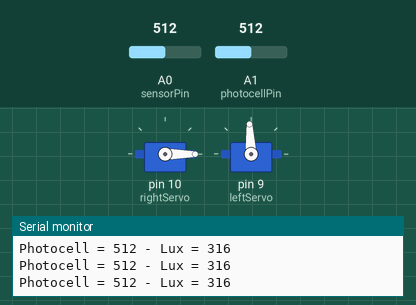
This sketch was run on a simulated Arduino Uno, built with avr-gcc and run on an emulated ATmega328P. Parts: 2 × servo, the last lines printed to the serial monitor. Inputs (shaded band) come from the test bench; at power-on: A0 (sensorPin) = 512, A1 (photocellPin) = 512.

Above: at 1.2 s.
1.3 s: A0 (sensorPin) set to 364
4.3 s: A0 (sensorPin) set to 354
At 5.5 s:
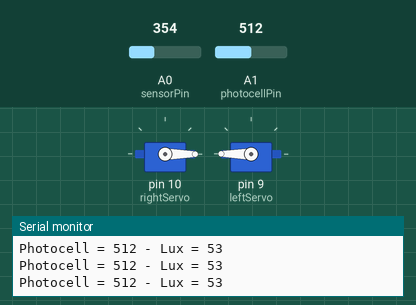
5.8 s: A1 (photocellPin) set to 548
At 6.1 s:
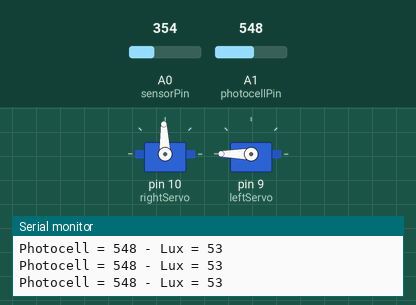
7.3 s: A1 (photocellPin) set to 520
At 7.9 s:
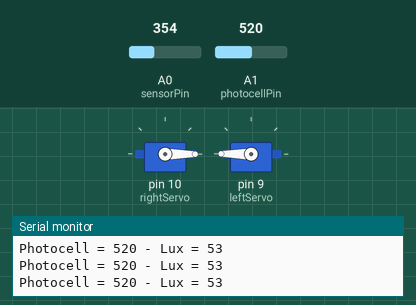
10.3 s: A1 (photocellPin) set to 540
At 11.4 s:
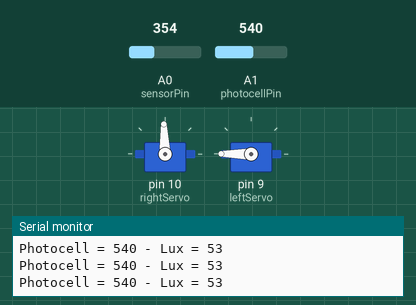
13.3 s: A0 (sensorPin) set to 511
At 13.7 s:
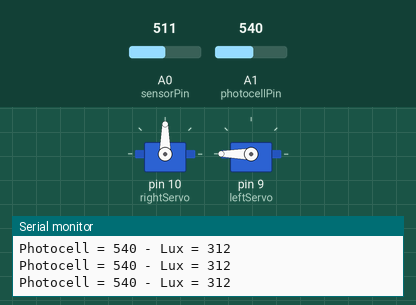
Timing chart, 0 to 16.3 s (numbered marks = the images above; inputs shaded):
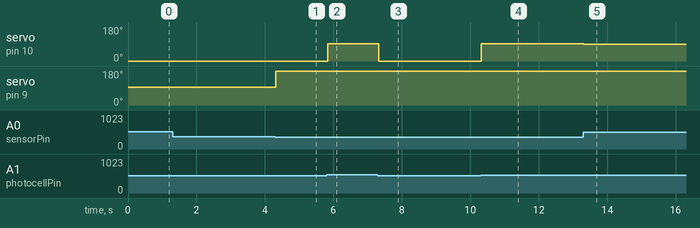

Measured:
- the behaviour switches between 355 and 354 on A0 (sensorPin) (found by bisection; images 0 and 1)
- the behaviour switches between 529 and 530 on A1 (photocellPin) (found by bisection; images 1 and 2)
- after the input at 4.3 s, servo on pin 9 (leftServo): 93° → 180° at once
- after the input at 5.8 s, servo on pin 10 (rightServo): 0° → 92° at once
- after the input at 7.3 s, servo on pin 10 (rightServo): 92° → 0° at once
- after the input at 10.3 s, servo on pin 10 (rightServo): 0° → 92° at once
- after the input at 13.3 s, servo on pin 10 (rightServo): 92° → 90° at once

The sketch:

line_following.ino
```cpp
#include <Wire.h>
#include <Adafruit_MotorShield.h> // found in adafruit.com
#include "utility/Adafruit_PWMServoDriver.h"
#include <Servo.h>

Adafruit_MotorShield AFMS = Adafruit_MotorShield();

int photocellPin = 1;     // analog pin for the photocell
int photocellReading;     // analog reading
int sensorPin = 0;   // analog pin for the light sensor

Servo rightServo; // servo1
Servo leftServo; // servo2

float rawRange = 1024; // 3.3v
float logRange = 5.0; // 3.3v = 10^5 lux

void setup() {
  Serial.begin(9600);

  AFMS.begin();  // create with the default frequency 1.6KHz

  // the two servo pins on the motor shield
  rightServo.attach(10);
  leftServo.attach(9);
}


void loop() {
    int rawValue = analogRead(sensorPin);
    photocellReading = analogRead(photocellPin);
    int value = RawToLux(rawValue);

    Serial.print("Photocell = ");
    Serial.print(photocellReading);
    Serial.print(" - Lux = ");
    Serial.println(value);

    // no movement: right 92; left 93
    // 0 & 180: fullest in either direction
    if (530 <= photocellReading && value >= 54){ // right
      rightServo.write(90);
      leftServo.write(180);
    }
    else if (photocellReading <= 380 && value <= 44){ // left
      rightServo.write(50);
      leftServo.write(90);
    }
    else if (photocellReading <= 380 || value >= 54){ //left
      rightServo.write(0);
      leftServo.write(93);
    }
    else if (530 <= photocellReading || value <= 44){ // right
      rightServo.write(92);
      leftServo.write(180);
    }
    else if (380 < photocellReading < 530 || 43 < value < 54){ //middle
      rightServo.write(0);
      leftServo.write(180);
    }
    delay(15);
}

float RawToLux(int raw) {
  float logLux = raw * logRange / rawRange;
  return pow(10, logLux);
}

// code adapted from Adafruit's tutorials
```
